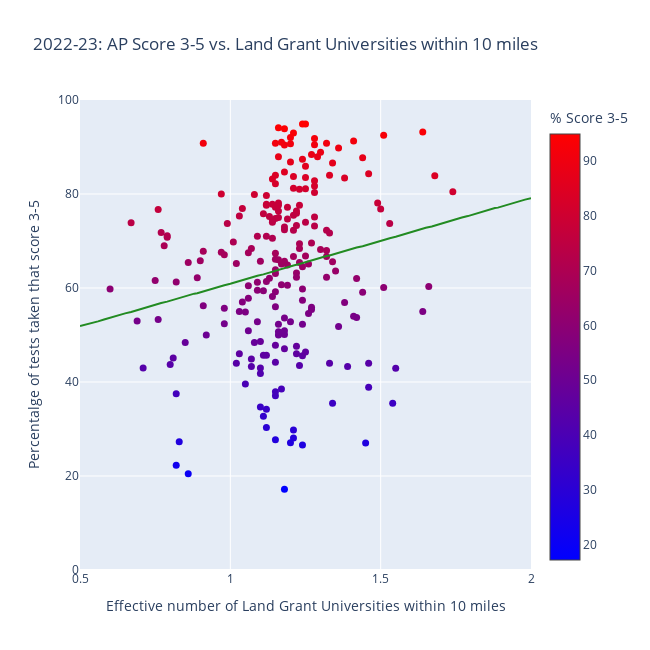

Source (notebook cell):
### Markdown cell above
### 2022-23: AP Score 3-5 vs. Inverse Distance to Land Grant Universities

### Code cell
x_arr = MA_AP_all_data['Inverse Distance Land Grant'].to_numpy()
y_arr = MA_AP_all_data['% Score 3-5'].to_numpy()

model = LinearRegression()
model.fit(x_arr.reshape(-1,1), y_arr)

#### draw the data points ####
fig = go.Figure(data=go.Scatter(x=np.round(x_arr, decimals = 2),
                                y=np.round(y_arr, decimals = 1),
                                mode='markers',
                                marker=dict(
                                    size=7,
                                    color=y_arr,
                                    colorscale='Bluered',
                                    symbol='circle',
                                    showscale=True,
                                    colorbar=dict(title='% Score 3-5'),
                                ),
                                showlegend=False,
                                text=MA_AP_all_data['District Name'],
                                name='')) 

# Draw the linear fitted line without showing it in the legend
x_line = np.linspace(0.5, 2, 100)
x_line = np.round(x_line, decimals = 2)
y_line = model.predict(x_line.reshape(-1, 1))
y_line = np.round(y_line, decimals = 1)
fig.add_trace(go.Scatter(
    x=x_line,
    y=y_line,
    mode="lines",
    line=dict(color="forestgreen"),
    name="Fitted Line",
    showlegend=False  # This hides the line from the legend
))

#### write the title of the plot ####
fig.update_layout(title='2022-23: AP Score 3-5 vs. Land Grant Universities within 10 miles',
                  xaxis_title='Effective number of Land Grant Universities within 10 miles',
                  yaxis_title='Percentalge of tests taken that score 3-5',
                  width=650,
                  height=650)

fig.update_xaxes(range=[0.5, 2])
fig.update_yaxes(range=[0, 100])
fig.show()

with open('data/MA_pickled/MA_pass_vs_land_grant_inverse_distance.pkl', 'wb') as f:
    pickle.dump(fig, f)

### Figure 1 — Plotly figure (JSON) as saved in the notebook; plotly's stock layout.template omitted (floating-point values rounded to 4 significant figures; data arrays with more than 128 entries replaced by an {"elided": "..."} marker saying what was removed)
{"data": [{"marker": {"color": {"elided": "222 float values"}, "colorbar": {"title": {"text": "% Score 3-5"}}, "colorscale": [[0, "rgb(0,0,255)"], [1, "rgb(255,0,0)"]], "showscale": true, "size": 7, "symbol": "circle"}, "mode": "markers", "name": "", "showlegend": false, "text": {"elided": "222 str values"}, "type": "scatter", "x": {"elided": "222 float values"}, "y": {"elided": "222 float values"}}, {"line": {"color": "forestgreen"}, "mode": "lines", "name": "Fitted Line", "showlegend": false, "type": "scatter", "x": [0.5, 0.52, 0.53, 0.55, 0.56, 0.58, 0.59, 0.61, 0.62, 0.64, 0.65, 0.67, 0.68, 0.7, 0.71, 0.73, 0.74, 0.76, 0.77, 0.79, 0.8, 0.82, 0.83, 0.85, 0.86, 0.88, 0.89, 0.91, 0.92, 0.94, 0.95, 0.97, 0.98, 1, 1.02, 1.03, 1.05, 1.06, 1.08, 1.09, 1.11, 1.12, 1.14, 1.15, 1.17, 1.18, 1.2, 1.21, 1.23, 1.24, 1.26, 1.27, 1.29, 1.3, 1.32, 1.33, 1.35, 1.36, 1.38, 1.39, 1.41, 1.42, 1.44, 1.45, 1.47, 1.48, 1.5, 1.52, 1.53, 1.55, 1.56, 1.58, 1.59, 1.61, 1.62, 1.64, 1.65, 1.67, 1.68, 1.7, 1.71, 1.73, 1.74, 1.76, 1.77, 1.79, 1.8, 1.82, 1.83, 1.85, 1.86, 1.88, 1.89, 1.91, 1.92, 1.94, 1.95, 1.97, 1.98, 2], "y": [51.9, 52.2, 52.4, 52.8, 52.9, 53.3, 53.5, 53.9, 54, 54.4, 54.6, 54.9, 55.1, 55.5, 55.7, 56, 56.2, 56.6, 56.8, 57.1, 57.3, 57.7, 57.9, 58.2, 58.4, 58.8, 58.9, 59.3, 59.5, 59.9, 60, 60.4, 60.6, 60.9, 61.3, 61.5, 61.9, 62, 62.4, 62.6, 62.9, 63.1, 63.5, 63.7, 64, 64.2, 64.6, 64.8, 65.1, 65.3, 65.7, 65.9, 66.2, 66.4, 66.8, 66.9, 67.3, 67.5, 67.9, 68, 68.4, 68.6, 68.9, 69.1, 69.5, 69.7, 70, 70.4, 70.6, 70.9, 71.1, 71.5, 71.7, 72, 72.2, 72.6, 72.8, 73.1, 73.3, 73.7, 73.9, 74.2, 74.4, 74.8, 75, 75.3, 75.5, 75.9, 76, 76.4, 76.6, 77, 77.1, 77.5, 77.7, 78, 78.2, 78.6, 78.8, 79.1]}], "layout": {"height": 650, "title": {"text": "2022-23: AP Score 3-5 vs. Land Grant Universities within 10 miles"}, "width": 650, "xaxis": {"range": [0.5, 2], "title": {"text": "Effective number of Land Grant Universities within 10 miles"}, "type": "linear"}, "yaxis": {"range": [0, 100], "title": {"text": "Percentalge of tests taken that score 3-5"}, "type": "linear"}}}
